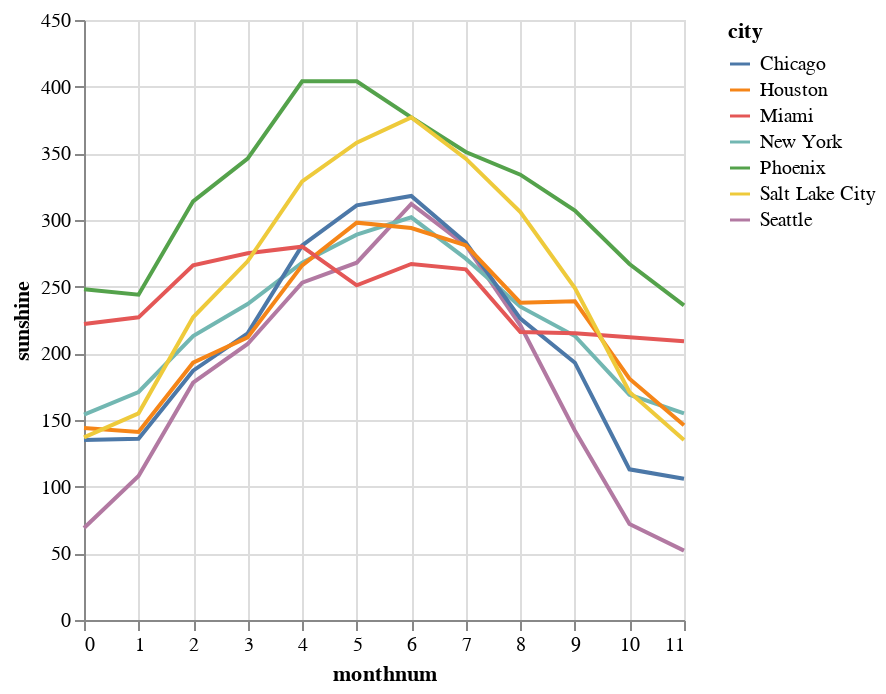

Notebook source saved alongside this figure:
### Code cell
chart = alt.Chart(df).mark_line().encode(
    x="monthnum",
    y="sunshine",
    color="city:N" # N denotes nominal/categorical data
)

chart

### Figure 1 — Vega-Lite specification as saved in the notebook (floating-point values rounded to 4 significant figures)
{"config": {"view": {"continuousWidth": 300, "continuousHeight": 300}}, "data": {"name": "data-f80adc05f046df44d188b9ce90fa24cb"}, "mark": {"type": "line"}, "encoding": {"color": {"field": "city", "type": "nominal"}, "x": {"field": "monthnum", "type": "quantitative"}, "y": {"field": "sunshine", "type": "quantitative"}}, "$schema": "https://vega.github.io/schema/vega-lite/v6.1.0.json", "datasets": {"data-f80adc05f046df44d188b9ce90fa24cb": [{"sunshine": 69, "city": "Seattle", "lat": 47.61, "lon": -122.3, "month": 1, "monthnum": 0}, {"sunshine": 108, "city": "Seattle", "lat": 47.61, "lon": -122.3, "month": 2, "monthnum": 1}, {"sunshine": 178, "city": "Seattle", "lat": 47.61, "lon": -122.3, "month": 3, "monthnum": 2}, {"sunshine": 207, "city": "Seattle", "lat": 47.61, "lon": -122.3, "month": 4, "monthnum": 3}, {"sunshine": 253, "city": "Seattle", "lat": 47.61, "lon": -122.3, "month": 5, "monthnum": 4}, {"sunshine": 268, "city": "Seattle", "lat": 47.61, "lon": -122.3, "month": 6, "monthnum": 5}, {"sunshine": 312, "city": "Seattle", "lat": 47.61, "lon": -122.3, "month": 7, "monthnum": 6}, {"sunshine": 281, "city": "Seattle", "lat": 47.61, "lon": -122.3, "month": 8, "monthnum": 7}, {"sunshine": 221, "city": "Seattle", "lat": 47.61, "lon": -122.3, "month": 9, "monthnum": 8}, {"sunshine": 142, "city": "Seattle", "lat": 47.61, "lon": -122.3, "month": 10, "monthnum": 9}, {"sunshine": 72, "city": "Seattle", "lat": 47.61, "lon": -122.3, "month": 11, "monthnum": 10}, {"sunshine": 52, "city": "Seattle", "lat": 47.61, "lon": -122.3, "month": 12, "monthnum": 11}, {"sunshine": 248, "city": "Phoenix", "lat": 33.43, "lon": -112.0, "month": 1, "monthnum": 0}, {"sunshine": 244, "city": "Phoenix", "lat": 33.43, "lon": -112.0, "month": 2, "monthnum": 1}, {"sunshine": 314, "city": "Phoenix", "lat": 33.43, "lon": -112.0, "month": 3, "monthnum": 2}, {"sunshine": 346, "city": "Phoenix", "lat": 33.43, "lon": -112.0, "month": 4, "monthnum": 3}, {"sunshine": 404, "city": "Phoenix", "lat": 33.43, "lon": -112.0, "month": 5, "monthnum": 4}, {"sunshine": 404, "city": "Phoenix", "lat": 33.43, "lon": -112.0, "month": 6, "monthnum": 5}, {"sunshine": 377, "city": "Phoenix", "lat": 33.43, "lon": -112.0, "month": 7, "monthnum": 6}, {"sunshine": 351, "city": "Phoenix", "lat": 33.43, "lon": -112.0, "month": 8, "monthnum": 7}, {"sunshine": 334, "city": "Phoenix", "lat": 33.43, "lon": -112.0, "month": 9, "monthnum": 8}, {"sunshine": 307, "city": "Phoenix", "lat": 33.43, "lon": -112.0, "month": 10, "monthnum": 9}, {"sunshine": 267, "city": "Phoenix", "lat": 33.43, "lon": -112.0, "month": 11, "monthnum": 10}, {"sunshine": 236, "city": "Phoenix", "lat": 33.43, "lon": -112.0, "month": 12, "monthnum": 11}, {"sunshine": 154, "city": "New York", "lat": 40.69, "lon": -74.0, "month": 1, "monthnum": 0}, {"sunshine": 171, "city": "New York", "lat": 40.69, "lon": -74.0, "month": 2, "monthnum": 1}, {"sunshine": 213, "city": "New York", "lat": 40.69, "lon": -74.0, "month": 3, "monthnum": 2}, {"sunshine": 237, "city": "New York", "lat": 40.69, "lon": -74.0, "month": 4, "monthnum": 3}, {"sunshine": 268, "city": "New York", "lat": 40.69, "lon": -74.0, "month": 5, "monthnum": 4}, {"sunshine": 289, "city": "New York", "lat": 40.69, "lon": -74.0, "month": 6, "monthnum": 5}, {"sunshine": 302, "city": "New York", "lat": 40.69, "lon": -74.0, "month": 7, "monthnum": 6}, {"sunshine": 271, "city": "New York", "lat": 40.69, "lon": -74.0, "month": 8, "monthnum": 7}, {"sunshine": 235, "city": "New York", "lat": 40.69, "lon": -74.0, "month": 9, "monthnum": 8}, {"sunshine": 213, "city": "New York", "lat": 40.69, "lon": -74.0, "month": 10, "monthnum": 9}, {"sunshine": 169, "city": "New York", "lat": 40.69, "lon": -74.0, "month": 11, "monthnum": 10}, {"sunshine": 155, "city": "New York", "lat": 40.69, "lon": -74.0, "month": 12, "monthnum": 11}, {"sunshine": 135, "city": "Chicago", "lat": 41.88, "lon": -87.63, "month": 1, "monthnum": 0}, {"sunshine": 136, "city": "Chicago", "lat": 41.88, "lon": -87.63, "month": 2, "monthnum": 1}, {"sunshine": 187, "city": "Chicago", "lat": 41.88, "lon": -87.63, "month": 3, "monthnum": 2}, {"sunshine": 215, "city": "Chicago", "lat": 41.88, "lon": -87.63, "month": 4, "monthnum": 3}, {"sunshine": 281, "city": "Chicago", "lat": 41.88, "lon": -87.63, "month": 5, "monthnum": 4}, {"sunshine": 311, "city": "Chicago", "lat": 41.88, "lon": -87.63, "month": 6, "monthnum": 5}, {"sunshine": 318, "city": "Chicago", "lat": 41.88, "lon": -87.63, "month": 7, "monthnum": 6}, {"sunshine": 283, "city": "Chicago", "lat": 41.88, "lon": -87.63, "month": 8, "monthnum": 7}, {"sunshine": 226, "city": "Chicago", "lat": 41.88, "lon": -87.63, "month": 9, "monthnum": 8}, {"sunshine": 193, "city": "Chicago", "lat": 41.88, "lon": -87.63, "month": 10, "monthnum": 9}, {"sunshine": 113, "city": "Chicago", "lat": 41.88, "lon": -87.63, "month": 11, "monthnum": 10}, {"sunshine": 106, "city": "Chicago", "lat": 41.88, "lon": -87.63, "month": 12, "monthnum": 11}, {"sunshine": 144, "city": "Houston", "lat": 29.76, "lon": -95.37, "month": 1, "monthnum": 0}, {"sunshine": 141, "city": "Houston", "lat": 29.76, "lon": -95.37, "month": 2, "monthnum": 1}, {"sunshine": 193, "city": "Houston", "lat": 29.76, "lon": -95.37, "month": 3, "monthnum": 2}, {"sunshine": 212, "city": "Houston", "lat": 29.76, "lon": -95.37, "month": 4, "monthnum": 3}, {"sunshine": 266, "city": "Houston", "lat": 29.76, "lon": -95.37, "month": 5, "monthnum": 4}, {"sunshine": 298, "city": "Houston", "lat": 29.76, "lon": -95.37, "month": 6, "monthnum": 5}, {"sunshine": 294, "city": "Houston", "lat": 29.76, "lon": -95.37, "month": 7, "monthnum": 6}, {"sunshine": 281, "city": "Houston", "lat": 29.76, "lon": -95.37, "month": 8, "monthnum": 7}, {"sunshine": 238, "city": "Houston", "lat": 29.76, "lon": -95.37, "month": 9, "monthnum": 8}, {"sunshine": 239, "city": "Houston", "lat": 29.76, "lon": -95.37, "month": 10, "monthnum": 9}, {"sunshine": 181, "city": "Houston", "lat": 29.76, "lon": -95.37, "month": 11, "monthnum": 10}, {"sunshine": 146, "city": "Houston", "lat": 29.76, "lon": -95.37, "month": 12, "monthnum": 11}, {"sunshine": 222, "city": "Miami", "lat": 25.8, "lon": -80.29, "month": 1, "monthnum": 0}, {"sunshine": 227, "city": "Miami", "lat": 25.8, "lon": -80.29, "month": 2, "monthnum": 1}, {"sunshine": 266, "city": "Miami", "lat": 25.8, "lon": -80.29, "month": 3, "monthnum": 2}, {"sunshine": 275, "city": "Miami", "lat": 25.8, "lon": -80.29, "month": 4, "monthnum": 3}, {"sunshine": 280, "city": "Miami", "lat": 25.8, "lon": -80.29, "month": 5, "monthnum": 4}, {"sunshine": 251, "city": "Miami", "lat": 25.8, "lon": -80.29, "month": 6, "monthnum": 5}, {"sunshine": 267, "city": "Miami", "lat": 25.8, "lon": -80.29, "month": 7, "monthnum": 6}, {"sunshine": 263, "city": "Miami", "lat": 25.8, "lon": -80.29, "month": 8, "monthnum": 7}, {"sunshine": 216, "city": "Miami", "lat": 25.8, "lon": -80.29, "month": 9, "monthnum": 8}, {"sunshine": 215, "city": "Miami", "lat": 25.8, "lon": -80.29, "month": 10, "monthnum": 9}, {"sunshine": 212, "city": "Miami", "lat": 25.8, "lon": -80.29, "month": 11, "monthnum": 10}, {"sunshine": 209, "city": "Miami", "lat": 25.8, "lon": -80.29, "month": 12, "monthnum": 11}, {"sunshine": 137, "city": "Salt Lake City", "lat": 40.79, "lon": -112.0, "month": 1, "monthnum": 0}, {"sunshine": 155, "city": "Salt Lake City", "lat": 40.79, "lon": -112.0, "month": 2, "monthnum": 1}, {"sunshine": 227, "city": "Salt Lake City", "lat": 40.79, "lon": -112.0, "month": 3, "monthnum": 2}, {"sunshine": 269, "city": "Salt Lake City", "lat": 40.79, "lon": -112.0, "month": 4, "monthnum": 3}, {"sunshine": 329, "city": "Salt Lake City", "lat": 40.79, "lon": -112.0, "month": 5, "monthnum": 4}, {"sunshine": 358, "city": "Salt Lake City", "lat": 40.79, "lon": -112.0, "month": 6, "monthnum": 5}, {"sunshine": 377, "city": "Salt Lake City", "lat": 40.79, "lon": -112.0, "month": 7, "monthnum": 6}, {"sunshine": 346, "city": "Salt Lake City", "lat": 40.79, "lon": -112.0, "month": 8, "monthnum": 7}, {"sunshine": 306, "city": "Salt Lake City", "lat": 40.79, "lon": -112.0, "month": 9, "monthnum": 8}, {"sunshine": 249, "city": "Salt Lake City", "lat": 40.79, "lon": -112.0, "month": 10, "monthnum": 9}, {"sunshine": 171, "city": "Salt Lake City", "lat": 40.79, "lon": -112.0, "month": 11, "monthnum": 10}, {"sunshine": 135, "city": "Salt Lake City", "lat": 40.79, "lon": -112.0, "month": 12, "monthnum": 11}]}}
